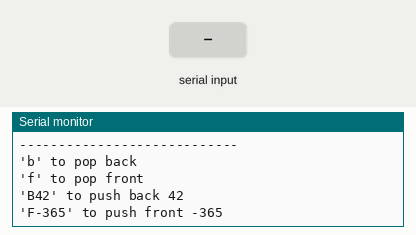
A sketch run on a simulated Arduino Uno, built with avr-gcc and run on an emulated ATmega328P. On the bench: the last lines printed to the serial monitor. Inputs (shaded band) come from the test bench.

Above: at 1.2 s.
1.3 s: "B90\n" received over Serial
At 2.4 s:
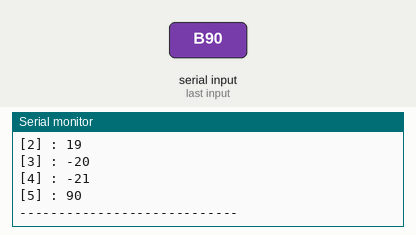
2.8 s: "b90\n" received over Serial
At 3.3 s:
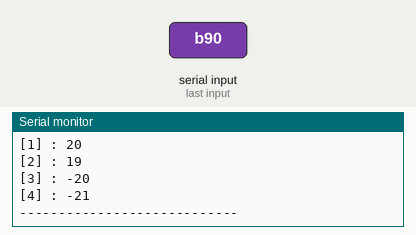
4.3 s: "F90\n" received over Serial
At 4.7 s:
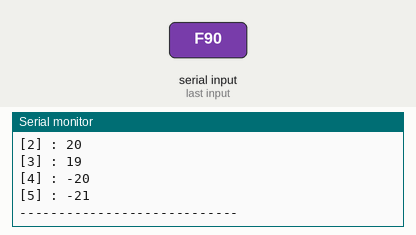
5.8 s: "f90\n" received over Serial
At 6.7 s:
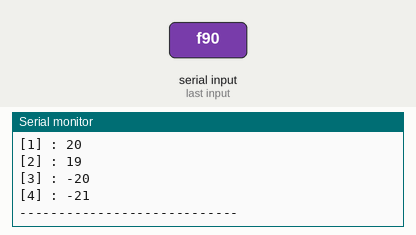
Timing chart, 0 to 8.3 s (numbered marks = the images above; inputs shaded):
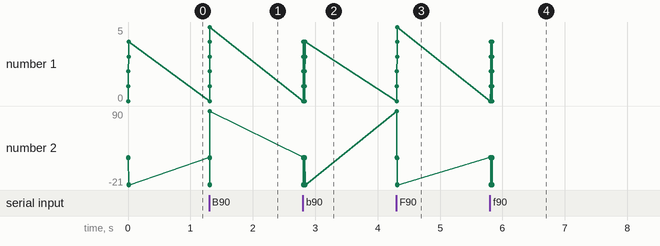

The sketch:

ArduinoDeque.ino
```cpp
/* Test sketch for Deque.h
 *
 *  Usage : upload sketch to your Arduino and open serial monitor
 *  'b' to pop back
 *  'f' to pop front
 *  'B42' to push back 42
 *  'F-365' to push front -365
 *
 *  deque is initialized with 5 values:
 *  [0] : 21
 *  [1] : 20
 *  [2] : 19
 *  [3] : -20
 *  [4] : -21
 */


#include "Deque.h"

#define DEQUE_SIZE 20

Deque<int> q = Deque<int>(DEQUE_SIZE);


void printDeque() {
  Serial.println(F("----------------------------"));
  Serial.print("count = ");
  Serial.print(q.count());
  Serial.print(", front is at ");
  Serial.print(q.front());
  Serial.print(", back is at ");
  Serial.println(q.back());
  for(int i=0; i<q.count(); i++) {
    Serial.print("[");
    Serial.print(i);
    Serial.print("] : ");
    Serial.println(q[i]);
  }
  Serial.println(F("----------------------------"));
}

void printDebug() {
  int* data = q.data_array();
  for(int i = 0; i < DEQUE_SIZE+1; i++) {
    Serial.print("data [");
    Serial.print(i);
    Serial.print("] : ");
    Serial.println(data[i]);
  }
}


void setup() {
  Serial.begin(115200);

  q.push_back(-20);
  q.push_back(-21);
  q.push_front(19);
  q.push_front(20);
  q.push_front(21);

  printDeque();
  // will print
  // count = 5, front is at 3, back is at 2
  // [0] : 21
  // [1] : 20
  // [2] : 19
  // [3] : -20
  // [4] : -21

  Serial.println(F("'b' to pop back"));
  Serial.println(F("'f' to pop front"));
  Serial.println(F("'B42' to push back 42"));
  Serial.println(F("'F-365' to push front -365"));
}


void loop() {
  if(Serial.available()) {
    char c = Serial.read();
    switch(c) {
      case 'B': { // push_back
        if(q.count() >= DEQUE_SIZE) {
          Serial.println(F("Deque is already full, new value is dropped"));
          Serial.parseInt();
          return;
        }
        int val = Serial.parseInt();
        Serial.print("push_back (");
        Serial.print(val);
        Serial.println(")");
        q.push_back(val);
        }
        break;
      case 'b': { // pop_back
        int val = q.pop_back();
        Serial.print("pop_back() : ");
        Serial.println(val);
        }
        break;
      case 'F': { // push_front
        if(q.count() >= DEQUE_SIZE) {
          Serial.println(F("Deque is already full, new value is dropped"));
          Serial.parseInt();
          return;
        }
        int val = Serial.parseInt();
        Serial.print("push_front (");
        Serial.print(val);
        Serial.println(")");
        q.push_front(val);
        }
        break;
      case 'f': { // pop_front
        int val = q.pop_front();
        Serial.print("pop_front() : ");
        Serial.println(val);
        }
        break;
      default:
        printDeque();
        break;
    }
  }
}
```

Deque.h
```cpp
/*
 * Fabien Grisard
 * 11/2018
 *
 * Modified from
 * Queue.h
 * By Steven de Salas
 * https://github.com/sdesalas/Arduino-Queue.h/blob/master/Queue.h
 *
 * Defines a templated (generic) class for a double-ended queue of things.
 * Used for Arduino projects, just #include "Deque.h" and add this file via the IDE.
 *
 * Examples:
 *
 * Deque<char> queue(10); // Max 10 chars in this queue
 * queue.push_back('H');
 * queue.push_back('e');
 * queue.back(); // 2
 * queue.push_back('l');
 * queue.push_back('l');
 * queue.count(); // 4
 * Serial.print(queue.pop_front()); // H
 * Serial.print(queue.pop_front()); // e
 * queue.count(); // 2
 * queue.push_back('o');
 * queue.count(); // 3
 * Serial.print(queue.pop_front()); // l
 * Serial.print(queue.pop_back()); // o
 * Serial.print(queue.pop_front()); // l
 *
 * struct Point { int x; int y; }
 * Deque<Point> points(5);
 * points.push_back(Point{2,4});
 * points.push_front(Point{5,0});
 * points.count(); // 2
 */

#ifndef DEQUE_H__
#define DEQUE_H__

#include <Arduino.h>


template<class T>
class Deque {
  private:
    int _front, _back, _count;
    T *_data;
    int _maxitems;
  public:
    Deque(int maxitems = 256) {
      _front = 0;
      _back = 0;
      _count = 0;
      _maxitems = maxitems;
      _data = new T[_maxitems + 2];
      _data[_maxitems + 1] = T();
    }
    ~Deque() {
      delete[] _data;
    }
    inline int count();
    inline int front();
    inline int back();
    void push_front(const T &item);
    void push_back(const T &item);
    T peek_front();
    T peek_back();
    T pop_front();
    T pop_back();
    T& operator[](int index);
    T* to_array();
    T* data_array();
    void clear();
};

template<class T>
inline int Deque<T>::count()
{
  return _count;
}

template<class T>
inline int Deque<T>::front()
{
  return _front;
}

template<class T>
inline int Deque<T>::back()
{
  return _back;
}

template<class T>
void Deque<T>::push_front(const T &item)
{
  if(_count < _maxitems) { // Drops out when full
    _front--;
    // Check wrap around
    if (_front < 0)
      _front = _maxitems;

    _data[_front]=item;
    ++_count;
  }
}

template<class T>
void Deque<T>::push_back(const T &item)
{
  if(_count < _maxitems) { // Drops out when full
    _data[_back++]=item;
    ++_count;
    // Check wrap around
    if (_back > _maxitems)
      _back = 0;
  }
}

template<class T>
T Deque<T>::pop_front() {
  if(_count <= 0)
    return T(); // Returns empty
  else {
    T result = _data[_front];
    _front++;
    --_count;
    // Check wrap around
    if (_front > _maxitems)
      _front -= (_maxitems + 1);
    return result;
  }
}

template<class T>
T Deque<T>::pop_back() {
  if(_count <= 0)
    return T(); // Returns empty
  else {
    // Check wrap around
    if (_back <= 0)
      _back += (_maxitems + 1);

    T result = _data[--_back];
    --_count;
    return result;
  }
}

template<class T>
T Deque<T>::peek_front() {
  if(_count <= 0)
    return T(); // Returns empty
  else
    return _data[_front];
}

template<class T>
T Deque<T>::peek_back() {
  if(_count <= 0)
    return T(); // Returns empty
  else
    return _data[_back];
}

template<class T>
T& Deque<T>::operator[](int index) {
  if(_count <= 0 || index < 0 || index >= _count)
    return _data[_maxitems + 1]; // Returns empty
  else
    return _data[(_front + index) % (_maxitems + 1)];
}

template<class T>
T* Deque<T>::to_array() {
  T* a = new T[_count];
  for(int i=0; i<_count; i++) {
    a[i] = _data[(i + _front) % (_maxitems + 1)];
  }
  return a;
}

template<class T>
T* Deque<T>::data_array() {
  return _data;
}

template<class T>
void Deque<T>::clear()
{
  _front = _back = 0;
  _count = 0;
}

#endif // DEQUE_H__
```

Measured:
- after the input at 1.3 s, the serial monitor: prints a new line at once (image 1)
- after the input at 2.8 s, the serial monitor: prints a new line at once (image 2)
- after the input at 4.3 s, the serial monitor: prints a new line at once (image 3)
- after the input at 5.8 s, the serial monitor: prints a new line at once (image 4)
- plotted number 2: -21 → 90 after the input at 1.3 s
